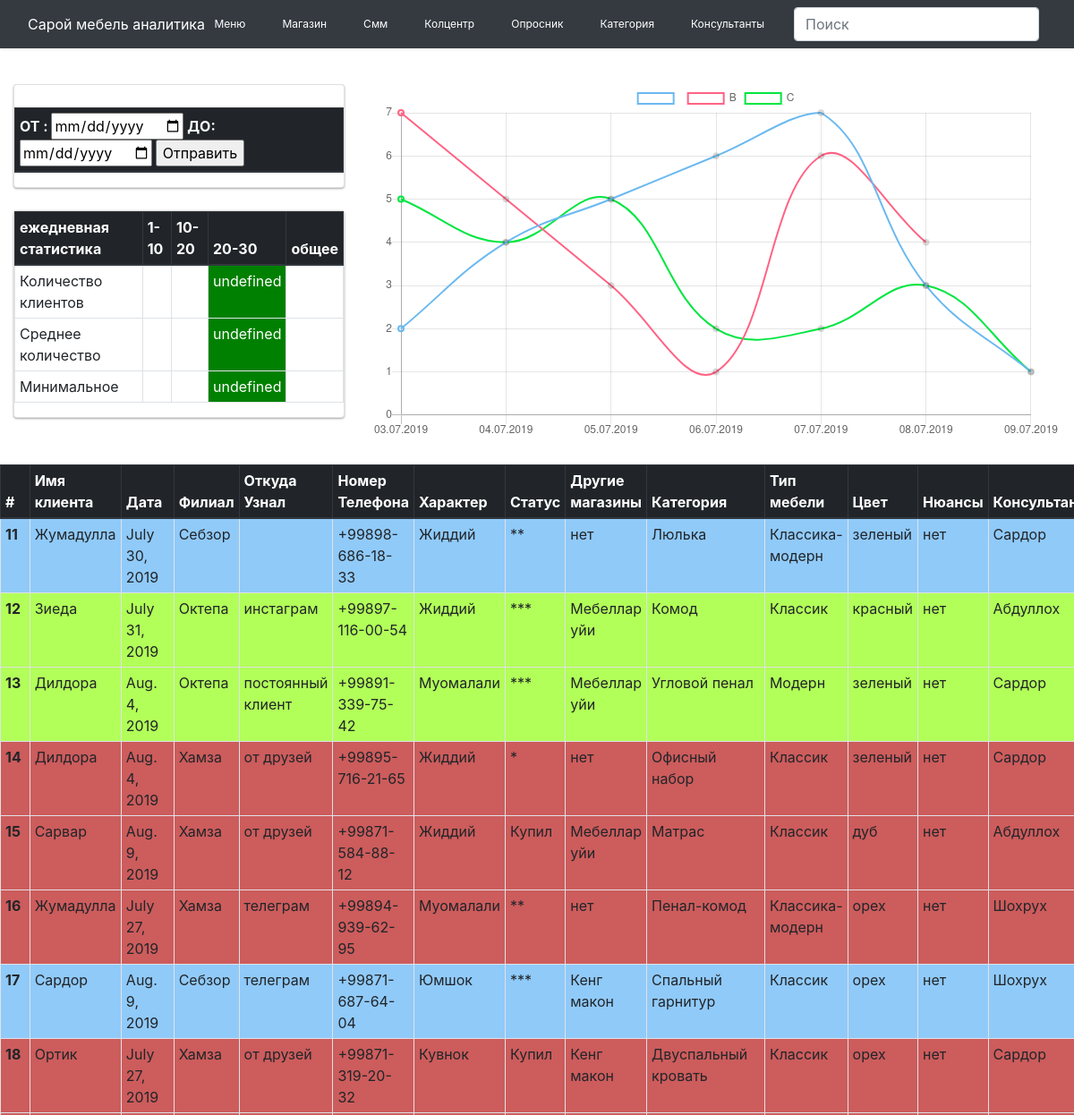
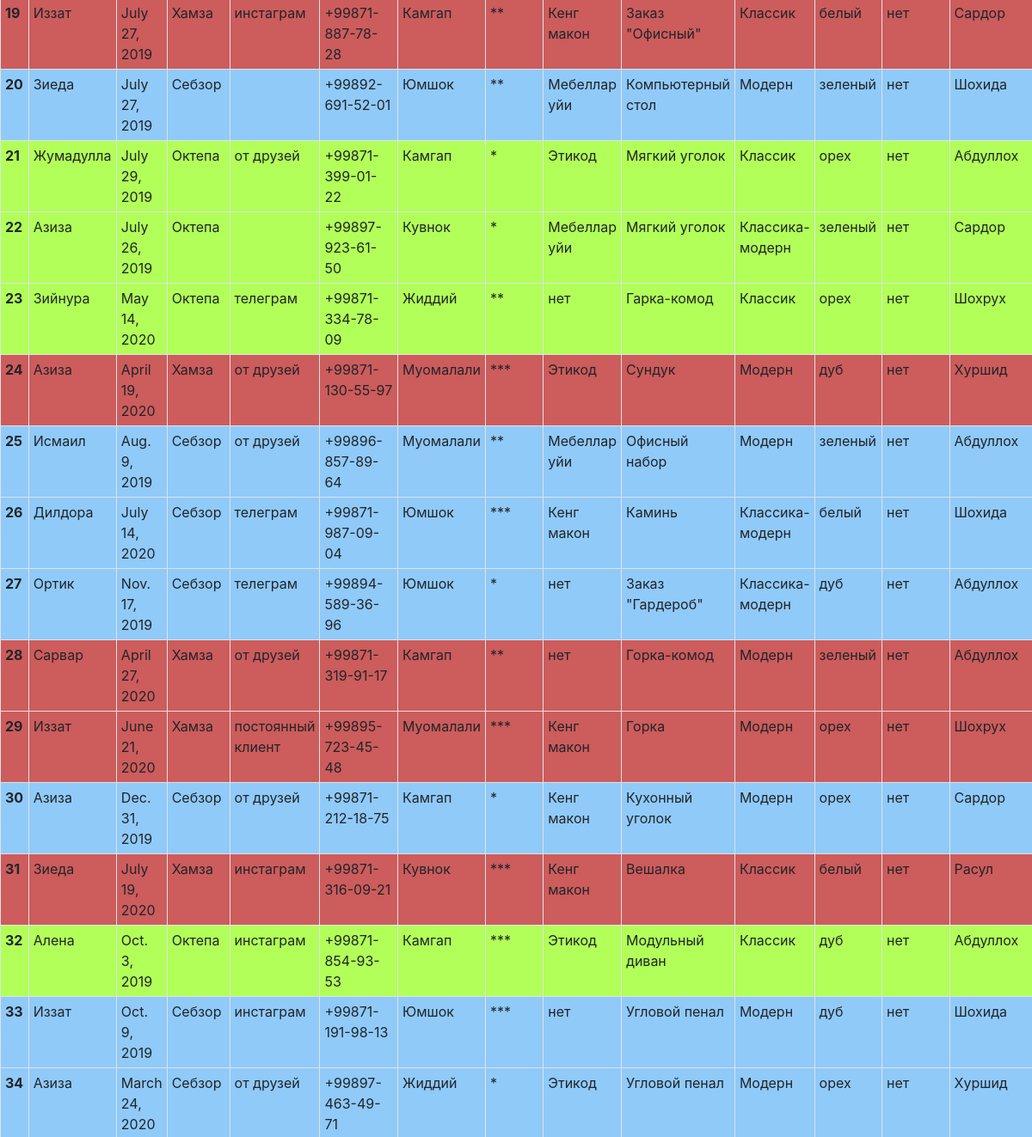
/questionnaire/ (upper part), run on an earlier commit of the app's database (2 pictures, top to bottom).
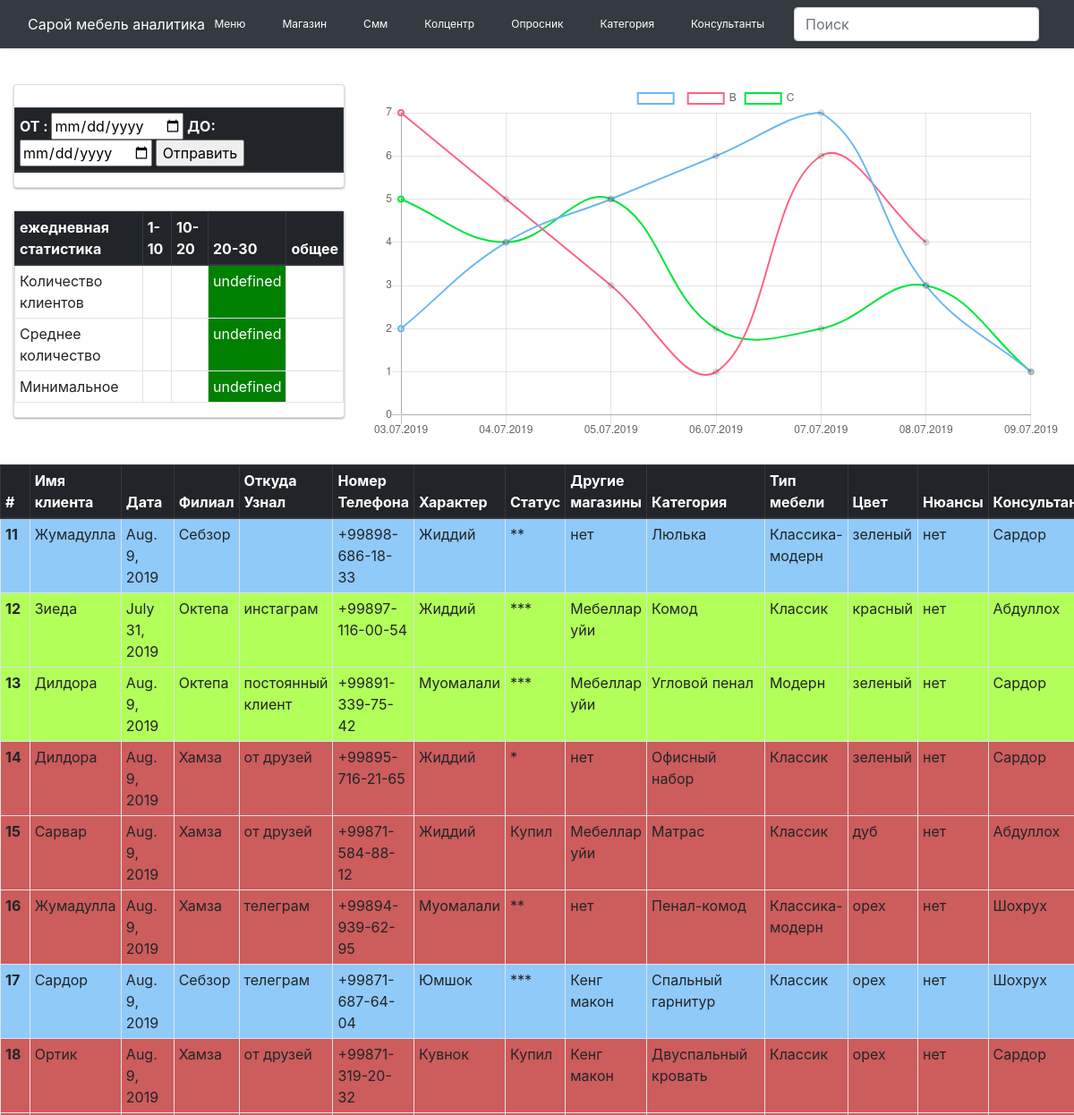
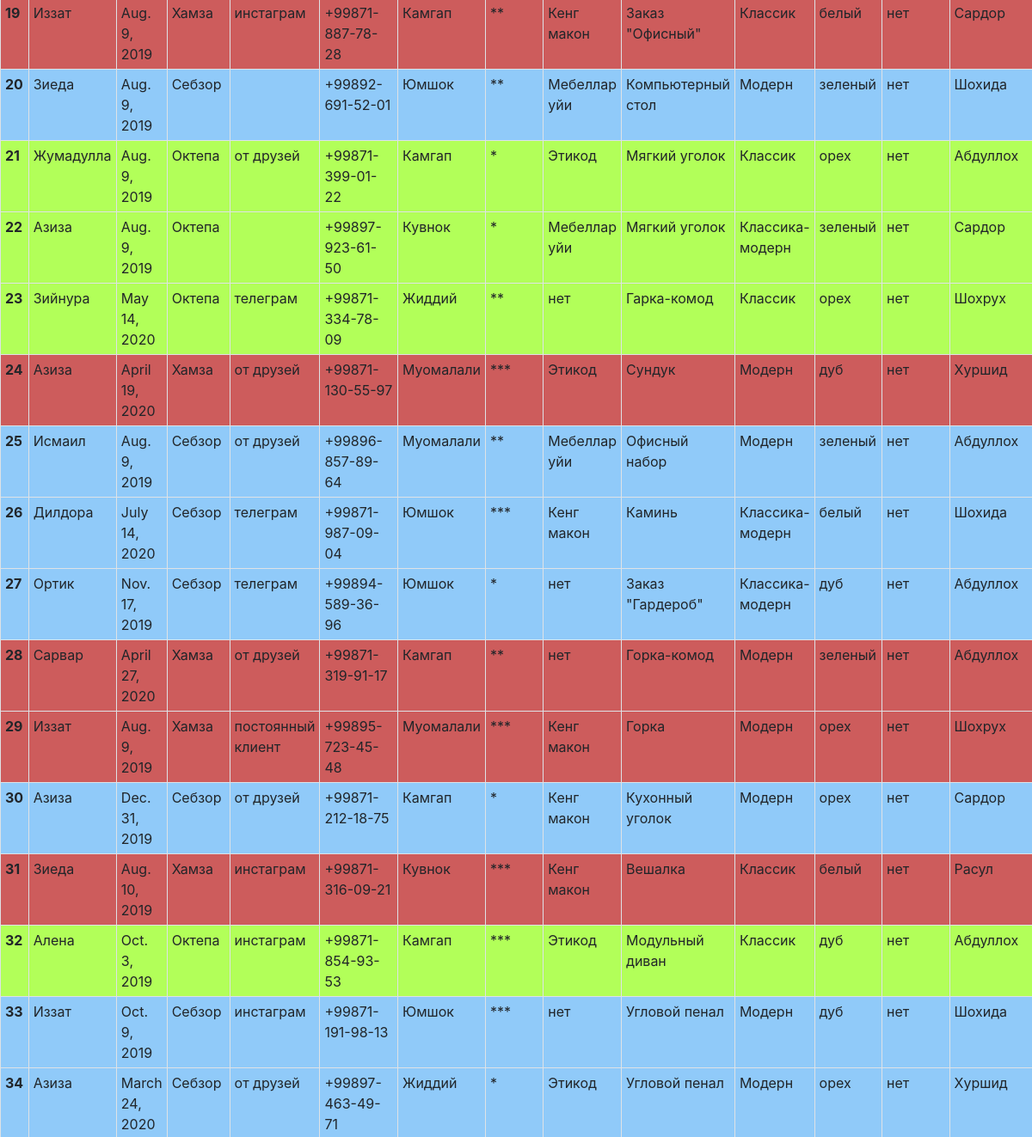
And on a later commit of the database (2 pictures, top to bottom).
### Questionnaire/models.py (models this page shows, shortened)
class Visited(models.Model):
    category = models.ManyToManyField(Category, blank=True, related_name='post_category')
    name_furniture = models.CharField(max_length=255, blank=True, default="")
    type_furniture = models.CharField(max_length=255, blank=True, default="")
    model_furniture = models.CharField(max_length=255, blank=True, default="")
    color = models.CharField(max_length=255, blank=True, default="")
    nuance = models.CharField(max_length=255, blank=True, default="нет")
    date = models.DateField(blank=True, null=True)
    filial = models.ForeignKey(Filial, on_delete=models.CASCADE, max_length=255, related_name='post_filial', blank=True,
                               default="")
    other_shop = models.CharField(max_length=255, blank=True, default="")
    find_out = models.CharField(max_length=255, blank=True, default="")
    consultant = models.ForeignKey(Consultant, on_delete=models.CASCADE, related_name='post_consultant')
    visitor = models.ForeignKey(CustomerInformation, on_delete=models.CASCADE, max_length=255, blank=True, null=True,
                                related_name='visitors')
    class Meta:
        ordering = ['date']

class Filial(models.Model):
    name = models.CharField(max_length=255, blank=True, default="")
    def __str__(self):
        return self.name

class Consultant(models.Model):
    name = models.CharField(max_length=255, blank=True, default="")
    image = models.ImageField(upload_to='images', blank=True, default='default.png')
    def __str__(self):
        return self.name

### Questionnaire/views.py (the view, shortened to what this page needs)
# urls.py: path('questionnaire/', QuestionnaireView.as_view(), name='questionnaire'),
class QuestionnaireView(View):
    def get(self, request):
        post = CustomerInformation.objects.get_queryset().order_by('id')
        page = request.GET.get('page', 1)
        paginator = Paginator(post, 50)
        try:
            post = paginator.page(page)
        except PageNotAnInteger:
            post = paginator.page(1)
        except EmptyPage:
            post = paginator.page(paginator.num_pages)
        return render(request, 'Questionnaire/questionnaire.html', context={'post': post
                                                                            })

### Questionnaire/models.py (called while the page is built)
    def __str__(self):
        return self.name

### Questionnaire/templatetags/abdulla.py (called while the page is built)
@register.simple_tag(name='category')
def get_Category():
    category = Category.objects.all()
    return category

@register.simple_tag(name='consultants')
def get_Consultant():
    consultant = Consultant.objects.all()
    return consultant

### templates/Questionnaire/questionnaire.html (shortened to what the changed rows need)
{% extends 'base.html' %}
{% load static %}
{% block content %}
    <div class="container-fluid">
        <div class="row">
            <div class="col-md-4">
                <div class="card card-1">
                    <table class="table table-bordered" style="margin-top: 25px;">
                        <form id="urlchanger" action="{% url 'questionnaire' %}?" method="post">
                            <thead class="thead-dark">
                            <tr>
                                <th scope="col">ОТ : <input class="from_date" type="date" name="from">
                                    ДО:<input class="to_date" type="date" name="to">
                                    <input type="submit" class="oprosnik-btn" name="submit" value="Отправить">
                                </th>
                            </tr>
                            </thead>
                        </form>
                    </table>
                </div>
                <div class="card card-1" style="margin-top: 25px;">
                    <div class="TenDayStatistic">
                        <table class="table table-bordered ">
                            <thead class="thead-dark ">
                            <tr>
                                <th>ежедневная статистика</th>
                                <th>1-10</th>
                                <th>10-20</th>
                                <th>20-30</th>
                                <th>общее</th>
                            </tr>
                            </thead>
                        </table>
                    </div>
                </div>
            </div>
        </div>
    </div>
    <table class="table table-bordered " style="background: aliceblue;  margin-top: 25px;">
        <thead class="thead-dark">
        <tr>
            <th scope="col">#</th>
            <th scope="col">Имя клиента</th>
            <th scope="col">Дата</th>
            <th scope="col">Филиал</th>
            <th scope="col">Откуда Узнал</th>
            <th scope="col">Номер Телефона</th>
            <th scope="col">Характер</th>
            <th scope="col">Статус</th>
            <th scope="col">Другие магазины</th>
            <th scope="col">Категория</th>
            <th scope="col">Тип мебели</th>
            <th scope="col">Цвет</th>
            <th scope="col">Нюансы</th>
            <th scope="col">Консультант</th>
        </tr>
        </thead>
        <tbody id="tbody-post">
        {% for post in post %}
            {% for visitor in post.visitors.all %}
                <tr {% if visitor.filial.name == 'Себзор' %}
                        style="background:#90CAF9"
                    {% elif visitor.filial.name == 'Хамза' %}
                        style="background:indianred"
                    {% elif visitor.filial.name == 'Октепа' %}
                        style="background:#B2FF59"
                    {% endif %}>
                    <th scope="row">{{ post.id }}</th>
                    <td>{{ post.name }}</td>
                    <td>{{ visitor.date }}</td>
                    <td >
                        {{ visitor.filial }}
                    </td>
                    <td>{{ visitor.find_out }}</td>
                    <td>{{ post.phone_number }}</td>
                    <td>{{ post.character }}</td>
                    <td>{{ post.status }}</td>
                    <td>{{ visitor.other_shop }}</td>
                    <td>{% for post in visitor.category.all %}{{ post }}{% endfor %}</td>
                    <td>{{ visitor.type_furniture }}</td>
                    <td>{{ visitor.color }}</td>
                    <td>{{ visitor.nuance }}</td>
                    <td>{{ visitor.consultant }}</td>
                </tr>
            {% endfor %}
        {% endfor %}
        </tbody>
    </table>
{% endblock %}

What changed in the data, as far as the page shows it:
changed Visited (number 1 of 24 on the later page): date "July 30, 2019" → "Aug. 9, 2019"
changed Visited (number 3 of 24 on the later page): date "Aug. 4, 2019" → "Aug. 9, 2019"
changed Visited (number 4 of 24 on the later page): date "Aug. 4, 2019" → "Aug. 9, 2019"
changed Visited (number 6 of 24 on the later page): date "July 27, 2019" → "Aug. 9, 2019"
changed Visited (number 8 of 24 on the later page): date "July 27, 2019" → "Aug. 9, 2019"
changed Visited (number 9 of 24 on the later page): date "July 27, 2019" → "Aug. 9, 2019"
changed Visited (number 10 of 24 on the later page): date "July 27, 2019" → "Aug. 9, 2019"
changed Visited (number 11 of 24 on the later page): date "July 29, 2019" → "Aug. 9, 2019"
changed Visited (number 12 of 24 on the later page): date "July 26, 2019" → "Aug. 9, 2019"
changed Visited (number 19 of 24 on the later page): date "June 21, 2020" → "Aug. 9, 2019"
changed Visited "Расул": date "July 19, 2020" → "Aug. 10, 2019"
